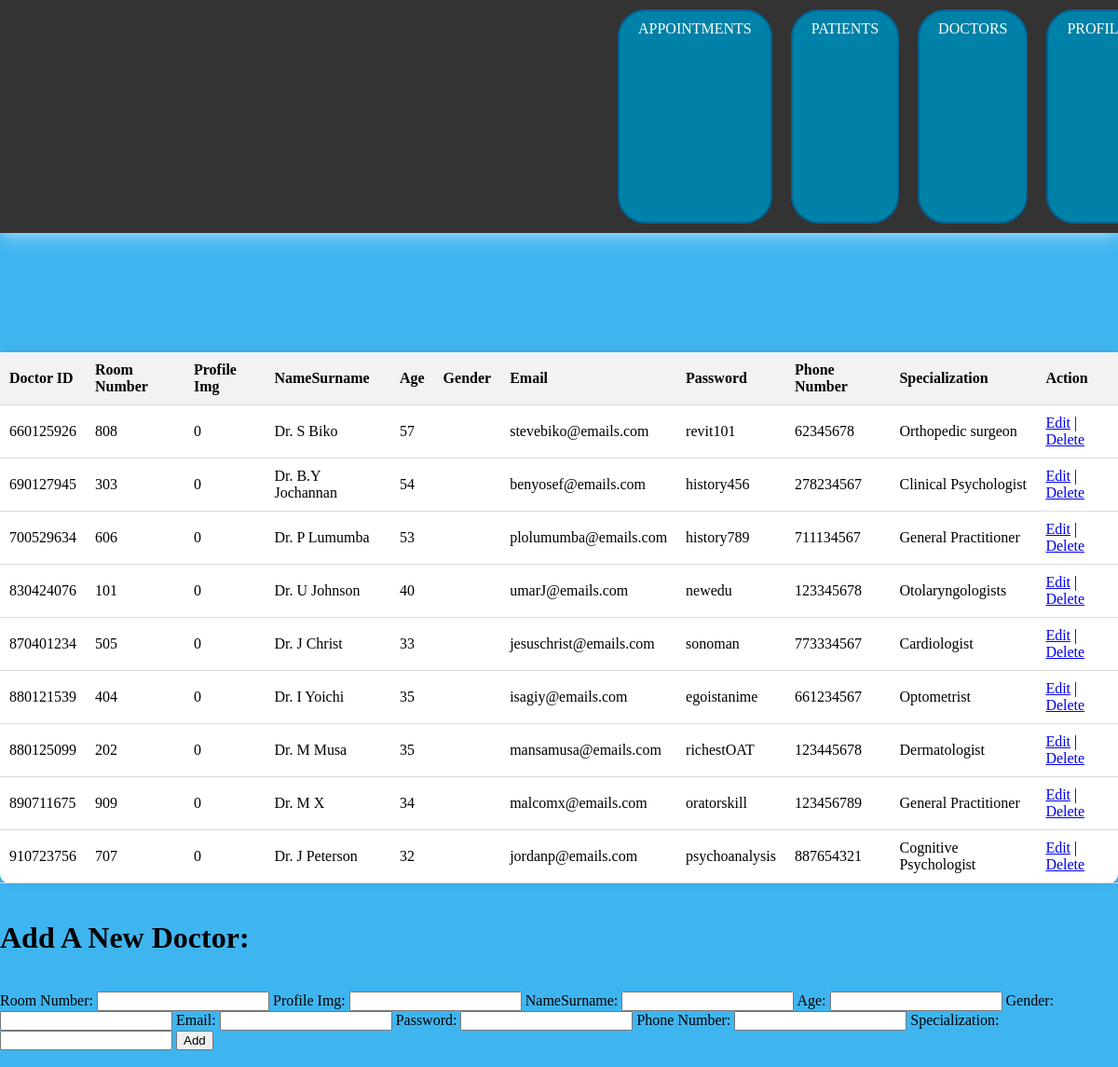
The app's page /doctors.php with its own data.
### tables this page shows
CREATE TABLE `doctors` (
  `id` int(25) NOT NULL,
  `RoomNumber` int(25) NOT NULL,
  `ProfileImg` int(25) DEFAULT NULL,
  `NameSurname` varchar(25) NOT NULL,
  `Age` int(25) NOT NULL,
  `Gender` varchar(25) NOT NULL,
  `Email` varchar(25) NOT NULL,
  `Password` varchar(25) NOT NULL,
  `PhoneNumber` int(25) NOT NULL,
  `Specialization` varchar(25) NOT NULL
);

### doctors.php (the view, shortened to what this page needs)
<!DOCTYPE html>
<html>
<head>
    <link rel="stylesheet" type="text/css" href="medicalcenter.css">
</head>
<body>
    <div class="navbar">
        <a href="home.php">APPOINTMENTS</a>
        <a href="patients.php">PATIENTS</a>
        <a href="doctors.php">DOCTORS</a>
        <a href="profiles.php">PROFILE</a>
    </div>
    <h1>DOCTORS</h1>
    <table class="doctors-table">
        <thead>
            <tr>
                <th>Doctor ID</th>
                <th>Room Number</th>
                <th>Profile Img</th>
                <th>NameSurname</th>
                <th>Age</th>
                <th>Gender</th>
                <th>Email</th>
                <th>Password</th>
                <th>Phone Number</th>
                <th>Specialization</th>
                <th>Action</th>
            </tr>
        </thead>
        <tbody>
            <?php
            $host = 'localhost';
            $username = 'root';
            $password = '';
            $database = 'DV200_db';
            $conn = new mysqli($host, $username, $password, $database);
            $sql = "SELECT * FROM doctors";
            $result = $conn->query($sql);
            if ($result->num_rows > 0) {
                while ($row = $result->fetch_assoc()) {
                    echo '<tr>';
                    echo '<td>' . $row['id'] . '</td>';
                    echo '<td>' . $row['RoomNumber'] . '</td>';
                    echo '<td>' . $row['ProfileImg'] . '</td>';
                    echo '<td>' . $row['NameSurname'] . '</td>';
                    echo '<td>' . $row['Age'] . '</td>';
                    echo '<td>' . $row['Gender'] . '</td>';
                    echo '<td>' . $row['Email'] . '</td>';
                    echo '<td>' . $row['Password'] . '</td>';
                    echo '<td>' . $row['PhoneNumber'] . '</td>';
                    echo '<td>' . $row['Specialization'] . '</td>';
                    echo '<td>';
                    echo '<a href="updatedoctors.php?id=' . $row['id'] . '">Edit</a> | ';
                    echo '<a href="deletedoctor.php?id=' . $row['id'] . '">Delete</a>';
                    echo '</td>';
                    echo '</tr>';
                }
            } else {
                echo '<tr><td colspan="9">No doctors found.</td></tr>';
            }
            ?>
        </tbody>
    </table>
    <br>
    <h1>Add A New Doctor:</h1><br>
    <form class="Add" action="createdoctor.php" method="POST">
			<label for="Room number">Room Number:</label>
			<input type="number" class="form-control m-2" id="RoomNumber" name="RoomNumber">
			<label for="Profile img">Profile Img:</label>
			<input type="text" class="form-control m-2" id="ProfileImg" name="ProfileImg">
            <label for="NameSurname">NameSurname:</label>
			<input type="text" class="form-control m-2" id="NameSurname" name="NameSurname">
			<label for="age">Age:</label>
			<input type="number" class="form-control m-2" id="age" name="Age">
			<label for="Gender">Gender:</label>
			<input type="text" class="form-control m-2" id="Gender" name="Gender">
			<label for="Email">Email:</label>
			<input type="text" class="form-control m-2" id="Email" name="Email">
			<label for="Password">Password:</label>
			<input type="text" class="form-control m-2" id="Password" name="Password">
			<label for="phone number">Phone Number:</label>
			<input type="number" class="form-control m-2" id="PhoneNumber" name="PhoneNumber">
			<label for="Specialization">Specialization:</label>
			<input type="text" class="form-control m-2" id="Specialization" name="Specialization">
			<button type="submit" class="btn btn-primary">Add</button>
		</form><br>
</body>
</html>

### medicalcenter.css (style rules this page uses)
body { background-color: #3fb5f0; width: 100%; height: 100%; margin: 0; padding: 0; }
h1 { text-shadow: violet; }
table { width: 100%; border-collapse: collapse; margin-top: 20px; }
.Add { position: center; align-items: center; }
th, td { padding: 10px; text-align: left; border-bottom: 1px solid #dddddd; }
th { background-color: #f2f2f2; }
.navbar { background-color: #333333; width: 100%; height: 250px; display: flex; justify-content: center; padding: 0px; box-shadow: 0px 0px 20px #ffffffb4; position: fixed; top: 0; z-index: 1000; }
.navbar a { color: #ffffff; text-decoration: none; margin: 0 10px; }
.appointments-table, .patients-table, .doctors-table, .employees-table { border-radius: 10px; box-shadow: 0px 0px 10px rgba(0, 0, 0, 0.1); background-color: #ffffff; margin-top: 320px; padding: 20px; }
.navbar a { display: inline-block; padding: 10px 20px; margin: 10px; background-color: #0081a7; color: #ffffff; text-decoration: none; border-radius: 30px; border: 2px solid #006395; }

### records on screen
doctors: id "660125926", RoomNumber "808", ProfileImg "0", NameSurname "Dr. S Biko", Age "57", Email "stevebiko@emails.com", Password "revit101", PhoneNumber "62345678", Specialization "Orthopedic surgeon"
doctors: id "690127945", RoomNumber "303", ProfileImg "0", NameSurname "Dr. B.Y Jochannan", Age "54", Email "benyosef@emails.com", Password "history456", PhoneNumber "278234567", Specialization "Clinical Psychologist"
doctors: id "700529634", RoomNumber "606", ProfileImg "0", NameSurname "Dr. P Lumumba", Age "53", Email "plolumumba@emails.com", Password "history789", PhoneNumber "711134567", Specialization "General Practitioner"
doctors: id "830424076", RoomNumber "101", ProfileImg "0", NameSurname "Dr. U Johnson", Age "40", Email "umarJ@emails.com", Password "newedu", PhoneNumber "123345678", Specialization "Otolaryngologists"
doctors: id "870401234", RoomNumber "505", ProfileImg "0", NameSurname "Dr. J Christ", Age "33", Email "jesuschrist@emails.com", Password "sonoman", PhoneNumber "773334567", Specialization "Cardiologist"
doctors: id "880121539", RoomNumber "404", ProfileImg "0", NameSurname "Dr. I Yoichi", Age "35", Email "isagiy@emails.com", Password "egoistanime", PhoneNumber "661234567", Specialization "Optometrist"
doctors: id "880125099", RoomNumber "202", ProfileImg "0", NameSurname "Dr. M Musa", Age "35", Email "mansamusa@emails.com", Password "richestOAT", PhoneNumber "123445678", Specialization "Dermatologist"
doctors: id "890711675", RoomNumber "909", ProfileImg "0", NameSurname "Dr. M X", Age "34", Email "malcomx@emails.com", Password "oratorskill", PhoneNumber "123456789", Specialization "General Practitioner"
doctors: id "910723756", RoomNumber "707", ProfileImg "0", NameSurname "Dr. J Peterson", Age "32", Email "jordanp@emails.com", Password "psychoanalysis", PhoneNumber "887654321", Specialization "Cognitive Psychologist"
